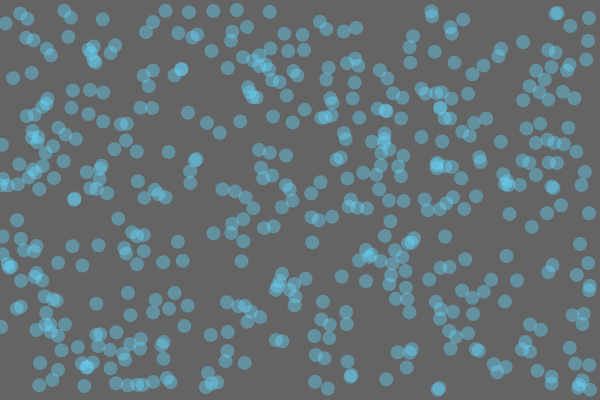
Frame 1 (no input)
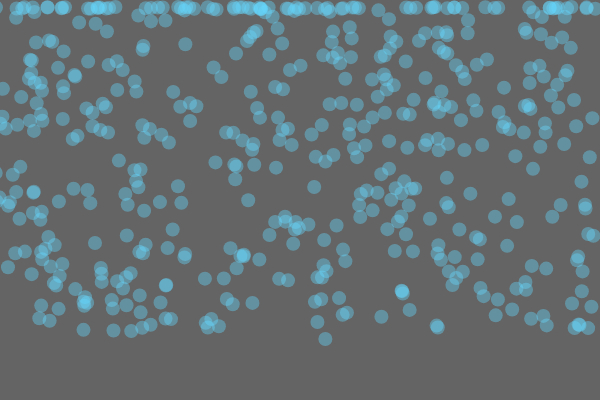
Frame 60 (no input)
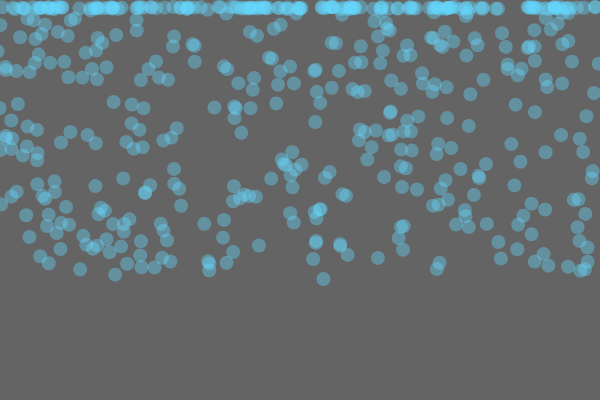
Frame 120 (the mouse pressed at the canvas centre since frame 60)

The p5.js sketch that drew these frames (run headless with seeded random() and noise() and a simulated clock; from frame 60 on, the mouse is pressed at the canvas centre):

// p5.js sketch
// ── sketch.js
var bubblepit = [];

setup = function () {
  createCanvas(600, 400);
  iterateWithForLoop(500);
};

draw = function () {
  background(100);

  bubblepit.forEach(function updateAndDisplay(bubble) {
    bubble.display();
    bubble.update();
  });
};

var iterateWithForLoop = function (numberOfBubbles) {
  for (var i = 0; i < numberOfBubbles; ++i) {
    bubblepit.push (new Bubble (random(0, width-10), random(10, height - 10)));
  
  }
};

// ── array-sketch.js
var bubblepit = [];



var updateAndDisplay = function(bubble) {
  bubble.update();
  bubble.display();
};

setup = function() {
  createCanvas(600, 400);
  iterateWithForLoop(500);
  //bubblepit.push(new Bubble (100,100));

};

draw = function () {
  background(0);
  //iterateFunctionally(ballpit);
  //iterateWithWhileLoop(ballpit);

};

//var iterateFunctionally = function (array) {
  //array.forEach(updateAndDisplay);
//};

var iterateWithWhileLoop = function (array) {
  var index = 0;
  while (index < array.length) {
  updateAndDisplay(array[index]);
    ++index;
  }
};

var iterateWithForLoop = function (numberOfBubbles) {
  for (var i = 0; i < numberOfBubbles; ++i) {
    bubblepit.push (new Bubble (random(10, width-10), random(10, length - 10)));
    //updateAndDisplay(array[i]);
  }
};

// ── ball.js
var Bubble = function(x, y) {
  this.x = x;
  this.y = y;

  //this.speed = {x: 1, y: 1}; // because our speed is represented by an object, we *must* put it in the constructor
};

Bubble.prototype = {

  radius: 7,

  update: function() {
    this.x += random(-1, 1);
    this.y += random(0, -2);
    if(this.y - this.radius <= 0)  this.y = this.radius + random(0, 2);
  },

  display: function() {
    noStroke();
    fill(102, 217, 255, 100);
    ellipse(this.x, this.y, this.radius * 2, this.radius * 2);
  },

  //bounce: function() {
    //this.bounceX();
    //this.bounceY();
  //},

  //bounceX: function() {
    //if (this.x + this.radius > width) {
      //this.speed.x *= -1;
  //  }
    //if (this.x - this.radius < 0) {
      //this.speed.x *= -1;
//    }
  //},

  //bounceY: function() {
  //  if (this.y + this.radius > height) {
    //  this.speed.y *= -1;
    //}
    //if (this.y - this.radius < 0) {
      //this.speed.y *= -1;
    //}
  //}
};

// ── bubble.js
var Bubble = function(x, y) {
  this.x = x;
  this.y = y;
  this.speed = {x: 1, y: 1}; // because our speed is represented by an object, we *must* put it in the constructor
};

Bubble.prototype = {

  radius: 7,

  update: function() {
    this.x += random(-1, 1);
    this.y += random(0, -2);
    if(this.y - this.radius <= 0)  this.y = this.radius + random(0, 2);
  },

  display: function() {
    noStroke();
    fill(102, 217, 255, 100);
    ellipse(this.x, this.y, this.radius * 2, this.radius * 2);
  },

};
